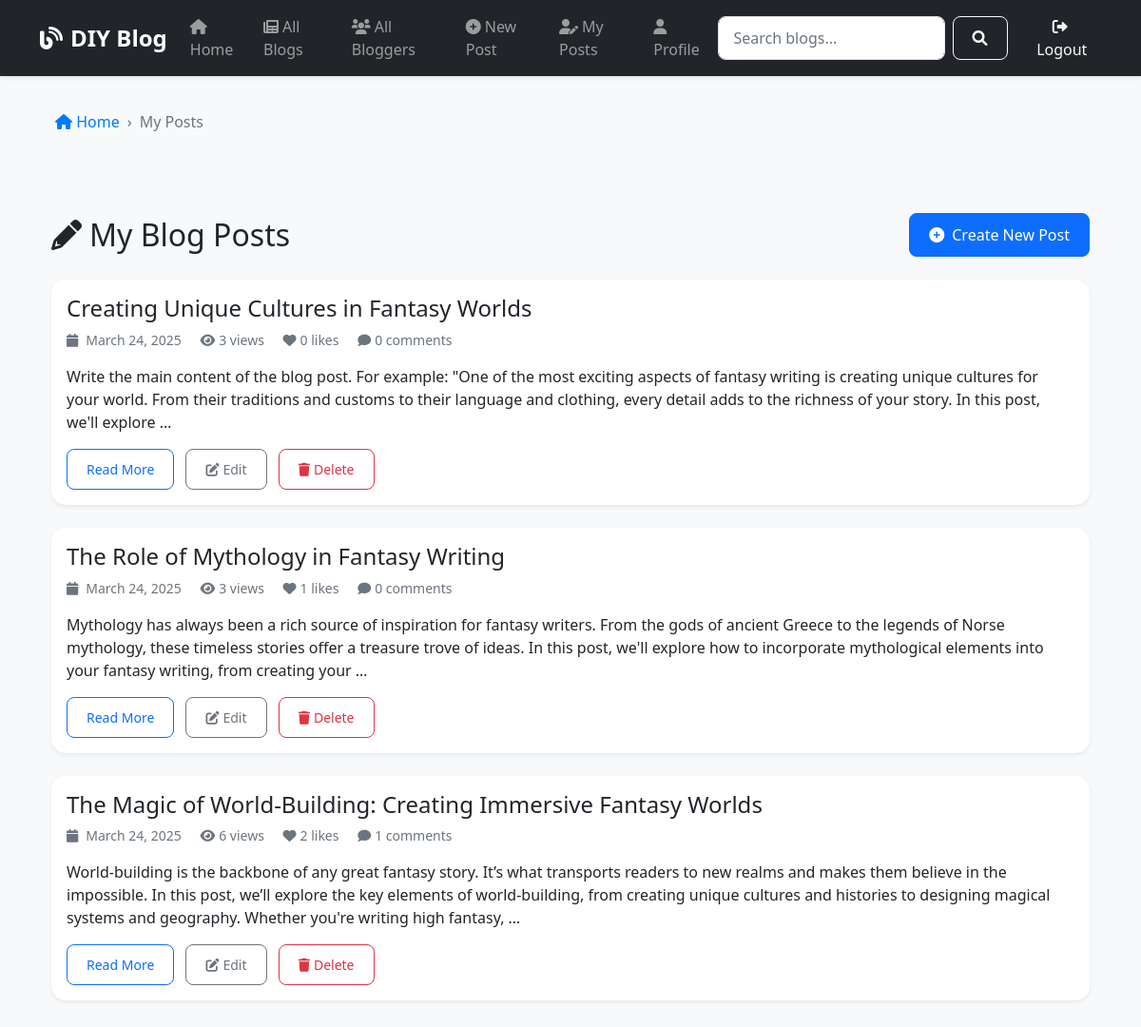
The app's page /my-posts/ (signed in) with its own data.
### blogs/models.py (models this page shows, shortened)
class BlogPost(models.Model):
    title = models.CharField(max_length=200)
    slug = models.SlugField(unique=True, null=True, blank=True)
    author = models.ForeignKey(Blogger, on_delete=models.CASCADE)
    content = models.TextField()
    post_date = models.DateTimeField(auto_now_add=True)
    last_modified = models.DateTimeField(auto_now=True)
    tags = models.ManyToManyField(Tag, blank=True)
    image = models.ImageField(upload_to='blog_images/', blank=True, null=True)
    likes = models.ManyToManyField(User, related_name='liked_posts', blank=True)
    views = models.PositiveIntegerField(default=0)
    class Meta:
        ordering = ['-post_date']
    def get_absolute_url(self):
        return reverse('blog-detail', args=[str(self.id)])
    def get_like_count(self):
        return self.likes.count()

### blogs/views.py (the view)
# urls.py: path('my-posts/', views.UserBlogListView.as_view(), name='my-posts'),
class UserBlogListView(LoginRequiredMixin, generic.ListView):
    model = BlogPost
    template_name = 'blogs/user_blogpost_list.html'
    context_object_name = 'blog_list'
    paginate_by = 5
    def get_queryset(self):
        return BlogPost.objects.filter(author__user=self.request.user).order_by('-post_date')

### blogs/templates/blogs/user_blogpost_list.html (shortened to what this page needs)
{% extends "blogs/base.html" %}
{% load static %}
{% block breadcrumb %}
<li class="breadcrumb-item active">My Posts</li>
{% endblock %}
{% block content %}
<div class="container py-5">
    <div class="d-flex justify-content-between align-items-center mb-4">
        <h2 class="mb-0">
            <i class="fas fa-pencil-alt me-2"></i>My Blog Posts
        </h2>
        <a href="{% url 'post-create' %}" class="btn btn-primary">
            <i class="fas fa-plus-circle me-2"></i>Create New Post
        </a>
    </div>
    {% if blog_list %}
        {% for post in blog_list %}
            <div class="card shadow-sm mb-4 post-card">
                <div class="card-body">
                    <h3 class="card-title h4">
                        <a href="{{ post.get_absolute_url }}" class="text-decoration-none text-dark">
                            {{ post.title }}
                        </a>
                    </h3>
                    <div class="text-muted mb-3 small">
                        <i class="fas fa-calendar me-2"></i>{{ post.post_date|date:"F j, Y" }}
                        <span class="ms-3">
                            <i class="fas fa-eye me-1"></i>{{ post.views }} views
                        </span>
                        <span class="ms-3">
                            <i class="fas fa-heart me-1"></i>{{ post.get_like_count }} likes
                        </span>
                        <span class="ms-3">
                            <i class="fas fa-comment me-1"></i>{{ post.comments.count }} comments
                        </span>
                    </div>
                    <p class="card-text">{{ post.content|truncatewords:50 }}</p>
                    <div class="mt-3">
                        <a href="{{ post.get_absolute_url }}" class="btn btn-sm btn-outline-primary">
                            Read More
                        </a>
                        <a href="{% url 'post-update' post.pk %}" class="btn btn-sm btn-outline-secondary ms-2">
                            <i class="fas fa-edit me-1"></i>Edit
                        </a>
                        <a href="{% url 'post-delete' post.pk %}" class="btn btn-sm btn-outline-danger ms-2">
                            <i class="fas fa-trash me-1"></i>Delete
                        </a>
                    </div>
                </div>
            </div>
        {% endfor %}
    {% endif %}
</div>
{% endblock %}

### blogs/static/css/styles.css (style rules this page uses)
body { background-color: #f8f9fa; font-family: 'Segoe UI', Tahoma, Geneva, Verdana, sans-serif; }
.card { transition: transform 0.3s ease, box-shadow 0.3s ease; }
.btn { border-radius: 8px; padding: 10px 20px; font-weight: 500; transition: all 0.3s ease; }

### blogs/templates/blogs/user_blogpost_list.html (style rules this page uses)
.post-card { border: none; border-radius: 15px; transition: transform 0.2s ease, box-shadow 0.2s ease; }

### blogs/templates/blogs/base.html (style rules this page uses)
.breadcrumb-item + .breadcrumb-item::before { content: "›"; color: #6c757d; }

### records on screen
BlogPost: title "Creating Unique Cultures in Fantasy Worlds", post_date "March 24, 2025", views "3", get_like_count "0", comments.count "0", content "Write the main content of the blog post. For example: \"One of the most exciting aspects of fantasy writing is creating unique cultures for your world. From their traditions and customs to their language and clothing, every detail adds to the richness of your story. In this post, we'll explore …"
BlogPost: title "The Role of Mythology in Fantasy Writing", post_date "March 24, 2025", views "3", get_like_count "1", comments.count "0", content "Mythology has always been a rich source of inspiration for fantasy writers. From the gods of ancient Greece to the legends of Norse mythology, these timeless stories offer a treasure trove of ideas. In this post, we'll explore how to incorporate mythological elements into your fantasy writing, from creating your …"
BlogPost: title "The Magic of World-Building: Creating Immersive Fantasy Worlds", post_date "March 24, 2025", views "6", get_like_count "2", comments.count "1", content "World-building is the backbone of any great fantasy story. It’s what transports readers to new realms and makes them believe in the impossible. In this post, we’ll explore the key elements of world-building, from creating unique cultures and histories to designing magical systems and geography. Whether you're writing high fantasy, …"
